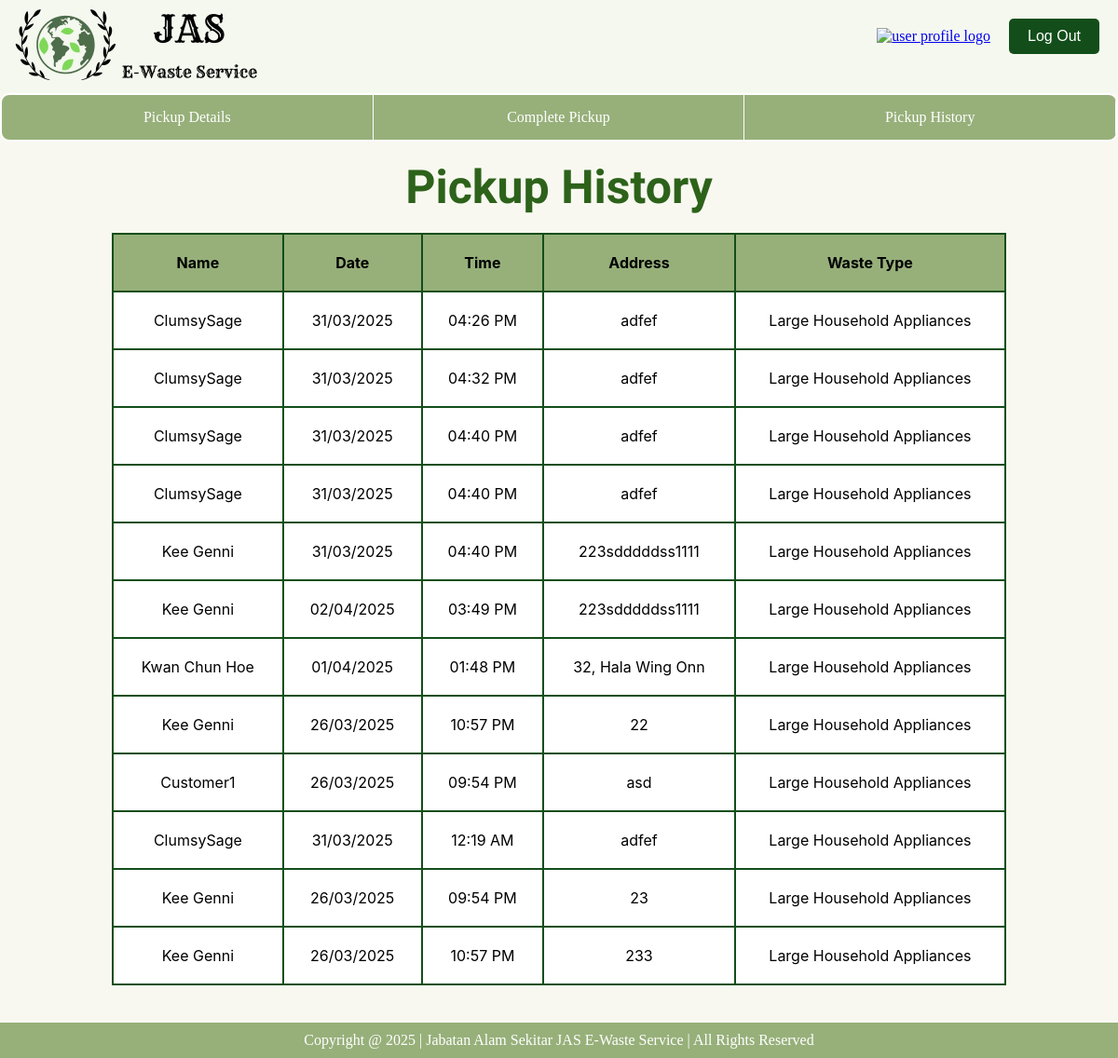
The page /driver/pickup_history/ (signed in) on the database its author committed.
### database/models.py (models this page shows, shortened)
class ScheduleRequest(models.Model):
    requestID = models.CharField(primary_key=True, max_length=200)
    customer = models.ForeignKey(Customer, on_delete=models.CASCADE)
    category = models.ForeignKey(ItemCategory, on_delete=models.CASCADE)
    quantity = models.IntegerField()
    weight = models.TextField()
    date = models.DateField()
    time = models.TimeField()
    address = models.TextField()
    status = models.CharField(max_length=50, default="Pending")
    rejectedReason = models.ForeignKey(Reason, on_delete=models.CASCADE, null=True, blank=True)
    driver = models.ForeignKey(Driver, on_delete=models.CASCADE, null=True, blank=True)
    operator = models.ForeignKey(Operator, on_delete=models.CASCADE, null=True, blank=True)
    trackingnumber = models.CharField(max_length=200, unique=True)

class Customer (models.Model):
    customerID = models.CharField(primary_key=True, max_length=200)
    name = models.CharField(max_length=50)
    email = models.EmailField(max_length=100, unique=True)
    password = models.CharField(max_length=200)
    phoneNumber = models.IntegerField()
    address = models.TextField()
    state = models.CharField(max_length=50)
    points = models.IntegerField(blank = True, null = True, default=0)

class CompletedRequest(models.Model):
    requestID = models.OneToOneField(ScheduleRequest, on_delete=models.CASCADE, related_name="completed_requests")
    completed_date = models.DateField(auto_now_add=True)
    completed_time = models.TimeField(auto_now_add=True)

class ItemCategory (models.Model):
    categoryID = models.CharField(primary_key=True, max_length=50)
    itemType = models.CharField(max_length=50)
    pointsGiven = models.IntegerField()

### driver/views.py (the view)
# urls.py: path('pickup_history/', pickup_history, name='pickup_history'), #Pickup History
def pickup_history(request):
    driverID = request.session.get("user_id")
    pickups = ScheduleRequest.objects.filter(driver_id=driverID, status="Completed").order_by('-date', '-time') #Sort by closest date and time
    return render(request, 'driver/pickupHis.html', {"pickups": pickups})

### driver/templates/driver/pickupHis.html (shortened to what this page needs)
{% extends 'driver/base_driver.html' %}
{% load static %}
{% block extra_css %}
    <link rel="stylesheet" href="{% static 'css/pickupHis.css'%}">
{% endblock %}
{% block content %}
    <div class="main-content">
        <h1 class="page-title">Pickup History</h1>
        <div class="table-container">
            <table>
                <thead>
                    <tr>
                        <th>Name</th>
                        <th>Date</th>
                        <th>Time</th>
                        <th>Address</th>
                        <th>Waste Type</th>
                    </tr>
                </thead>
                <tbody>
                    {% for pickup in pickups %}
                    <tr>
                        <td>{{ pickup.customer.name }}</td>
                        <td>{{ pickup.completed_requests.completed_date|date:"d/m/Y" }}</td>
                        <td>{{ pickup.completed_requests.completed_time|time:"h:i A" }}</td>
                        <td>{{ pickup.address }}</td>
                        <td>{{ pickup.category.itemType }}</td>
                    </tr>
                    {% endfor %}
                </tbody>
            </table>
        </div>
    </div>
{% endblock %}

### static/css/base.css (style rules this page uses)
html, body { height: 100%; margin: 0; display: flex; flex-direction: column; }

### driver/static/css/pickupHis.css (style rules this page uses)
h1 { font-family: 'Sansita Swashed', cursive; font-size: 32px; color: #2d621a; }
body { background-color: #f8f8f0; text-align: center; margin: 0; padding: 0; }
.page-title { font-size: 50px; font-weight: bold; margin-top: 20px; color: #2d621a; }
.table-container { display: flex; justify-content: center; margin-top: 20px; margin-bottom: 40px; }
table { width: 80%; border-collapse: collapse; background: white; }
th, td { font-family: 'Inter', sans-serif; border: 2px solid #134E1A; padding: 20px; text-align: center; }
th { background-color: #97B07A; font-weight: bold; }

### driver/templates/driver/header-driver.html (style rules this page uses)
* { margin: 0; padding: 0; box-sizing: border-box; }
body { margin: 0; padding: 0; z-index: 1; }

### driver/templates/driver/navbar-driver.html (style rules this page uses)
body { margin: 0; padding: 0; z-index: 2; }

### rows shown on the page
ScheduleRequest: customer.name "ClumsySage", completed_requests.completed_date "31/03/2025", completed_requests.completed_time "04:26 PM", address "adfef", category.itemType "Large Household Appliances"
ScheduleRequest: customer.name "ClumsySage", completed_requests.completed_date "31/03/2025", completed_requests.completed_time "04:32 PM", address "adfef", category.itemType "Large Household Appliances"
ScheduleRequest: customer.name "ClumsySage", completed_requests.completed_date "31/03/2025", completed_requests.completed_time "04:40 PM", address "adfef", category.itemType "Large Household Appliances"
ScheduleRequest: customer.name "ClumsySage", completed_requests.completed_date "31/03/2025", completed_requests.completed_time "04:40 PM", address "adfef", category.itemType "Large Household Appliances"
ScheduleRequest: customer.name "Kee Genni", completed_requests.completed_date "31/03/2025", completed_requests.completed_time "04:40 PM", address "223sdddddss1111", category.itemType "Large Household Appliances"
ScheduleRequest: customer.name "Kee Genni", completed_requests.completed_date "02/04/2025", completed_requests.completed_time "03:49 PM", address "223sdddddss1111", category.itemType "Large Household Appliances"
ScheduleRequest: customer.name "Kwan Chun Hoe", completed_requests.completed_date "01/04/2025", completed_requests.completed_time "01:48 PM", address "32, Hala Wing Onn", category.itemType "Large Household Appliances"
ScheduleRequest: customer.name "Kee Genni", completed_requests.completed_date "26/03/2025", completed_requests.completed_time "10:57 PM", address "22", category.itemType "Large Household Appliances"
ScheduleRequest: customer.name "Customer1", completed_requests.completed_date "26/03/2025", completed_requests.completed_time "09:54 PM", address "asd", category.itemType "Large Household Appliances"
ScheduleRequest: customer.name "ClumsySage", completed_requests.completed_date "31/03/2025", completed_requests.completed_time "12:19 AM", address "adfef", category.itemType "Large Household Appliances"
ScheduleRequest: customer.name "Kee Genni", completed_requests.completed_date "26/03/2025", completed_requests.completed_time "09:54 PM", address "23", category.itemType "Large Household Appliances"
ScheduleRequest: customer.name "Kee Genni", completed_requests.completed_date "26/03/2025", completed_requests.completed_time "10:57 PM", address "233", category.itemType "Large Household Appliances"
